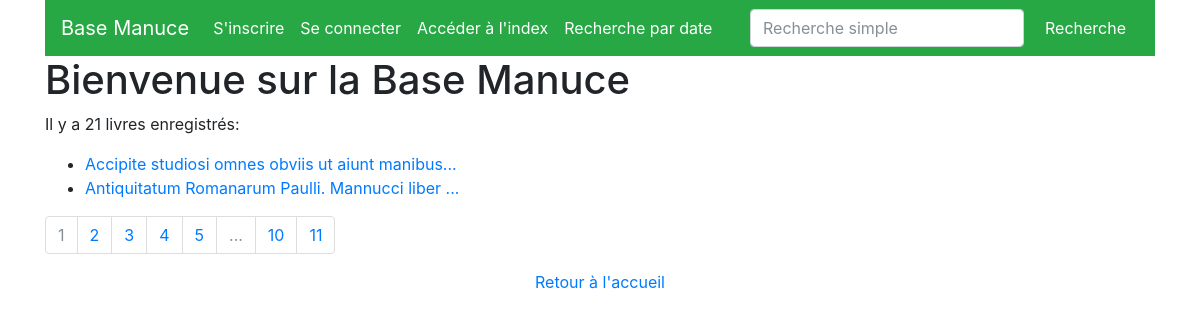
/index, run on the app's committed database.
### basemanuce/modeles/donnees.py (models this page shows, shortened)
class Books(db.Model):
    __tablename__ = 'books'
    book_id = db.Column(db.Integer, unique=True, nullable=False, primary_key=True, autoincrement=True)
    title = db.Column(db.Text)
    publidate = db.Column(db.Text)
    format = db.Column(db.Text)
    language = db.Column(db.Text)
    identifier = db.Column(db.Text, nullable=False)
    id_printer = db.Column(db.Integer, db.ForeignKey('printers.printer_id'))
    id_institution = db.Column(db.Integer, db.ForeignKey('institutions.institution_id'))
    printer = db.relationship("Printers", back_populates="book", foreign_keys=id_printer)
    institution = db.relationship("Institutions", back_populates="book", foreign_keys=id_institution)
    authorships = db.relationship("Authorship", back_populates="book", foreign_keys=Authorship.authorship_book_id)

### basemanuce/routes/routes_classic.py (the view)
@app.route("/index")
def index():
    livres = Books.query.order_by(Books.title.asc()).all()
    page = request.args.get("page", 1)
    if isinstance(page, str) and page.isdigit():
        page = int(page)
    else:
        page = 1
    index_livres = Books.query.order_by(Books.title.asc()).paginate(page=page, per_page=LIVRES_PAR_PAGE)
    return render_template("/pages/index.html", nom="Base Manuce", livres=livres, index_livres=index_livres)

### basemanuce/templates/pages/index.html
{% extends "conteneur.html" %}
{% block corps %}
<h1>Bienvenue sur la Base Manuce</h1>
 {% if index_livres %}
    <p>Il y a {{livres|length}} livres enregistrés:</p>
        <ul>
            {% for livre in index_livres.items %}
                <li><a href="{{url_for('livre', book_id=livre.book_id)}}">{{livre.title}}</a></li>
            {% endfor %}
        </ul>
        <nav aria-label="index-pagination">
            <ul class="pagination">
                {% for page in index_livres.iter_pages()  %}
                    {% if page %}
                        {% if page != index_livres.page %}
                            <li class="page-item">
                                <a class="page-link" href="{{url_for('index', livres=livres, page=page)}}">{{page}}</a>
                            </li>
                        {% else %}
                            <li class="page-item active disabled">
                                <a class="page-link">{{page}} <span class="sr-only">(actuelle)</span></a>
                            </li>
                        {% endif %}
                    {% else %}
                        <li class="page-item disabled">
                            <a class="page-link">...</a>
                        </li>
                    {% endif %}
                {% endfor %}
            </ul>
        </nav>
    {% else %}
        <p>La base de données est en cours de constitution</p>
    {% endif %}
{% endblock %}
{% block basdepage %}
<p><a href="{{url_for('accueil')}}">Retour à l'accueil</a></p>
{% endblock %}

### data on the page
Books: title "Accipite studiosi omnes obviis ut aiunt manibus..."
Books: title "Antiquitatum Romanarum Paulli. Mannucci liber ..."

### other printed values
{{ livres|length }} "21"
{{ page }} "1"
{{ page }} "2" "3" "4" "5" "10" "11"
